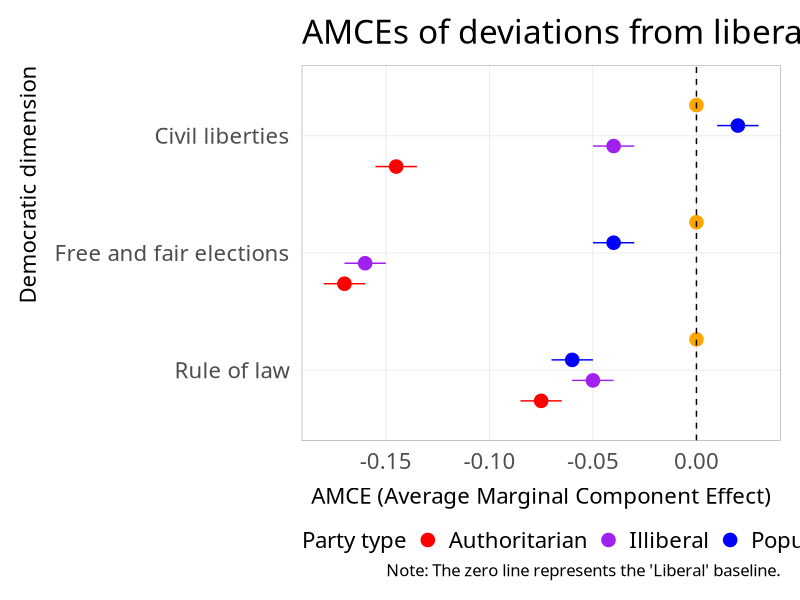
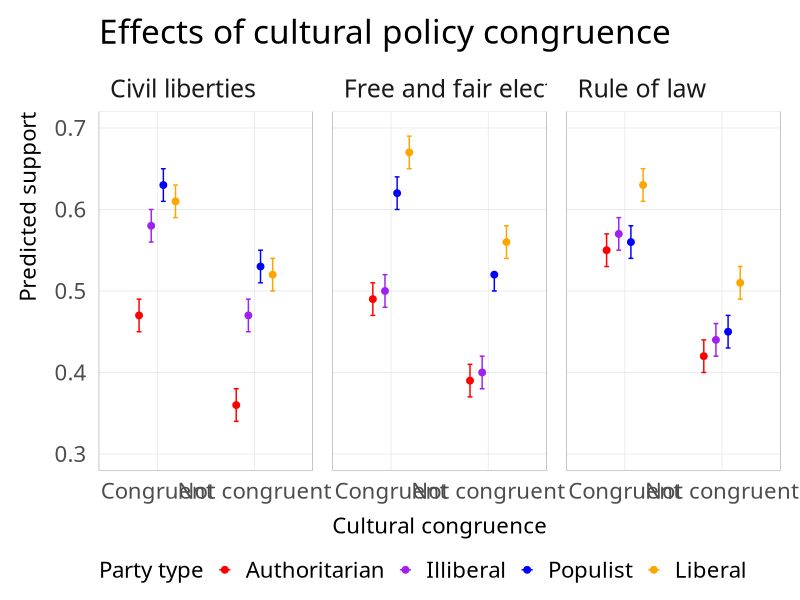
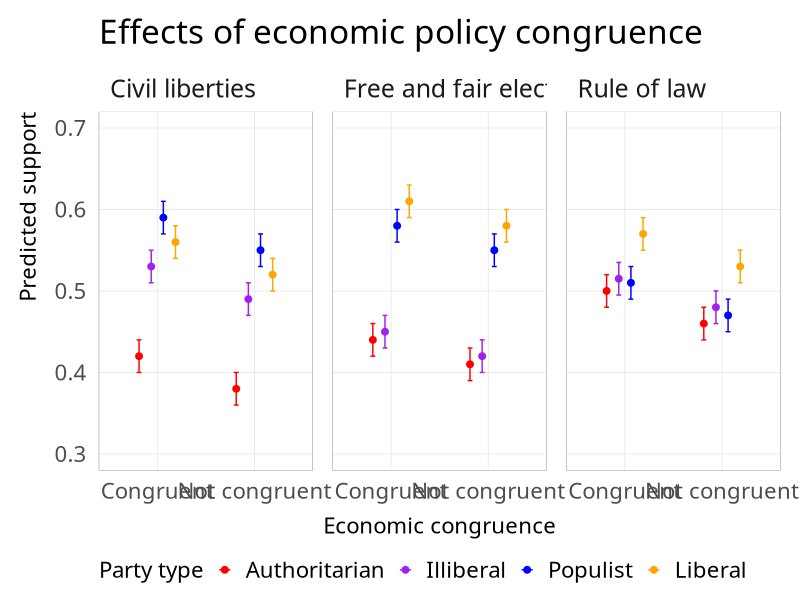

Recreate these plots in R, in order.
## ---- chunk 1
library(ggplot2)
library(dplyr)
library(tibble)

# Define the custom theme function provided
theme_plots <- function(base_size = 20, base_family = "Jost Regular") {
  theme_bw(base_size, base_family) +
    theme(
      panel.background = element_rect(fill = "#ffffff", colour = NA),
      title = element_text(size = rel(1), family = "Jost Bold", face = "plain"),
      plot.subtitle = element_text(
        size = rel(0.8),
        family = "Jost Regular",
        face = "plain"
      ),
      plot.caption = element_text(
        margin = margin(t = 10),
        size = rel(0.6),
        family = "Jost Light",
        face = "plain"
      ),
      panel.border = element_rect(
        color = "grey50",
        fill = NA,
        linewidth = 0.15
      ),
      panel.spacing = unit(1, "lines"),
      panel.grid.minor = element_blank(),
      panel.grid.major = element_line(linewidth = 0.25, colour = "grey90"),
      axis.line = element_blank(),
      axis.ticks = element_blank(),
      axis.title = element_text(
        size = rel(0.8),
        family = "Jost Medium",
        face = "plain"
      ),
      axis.title.x = element_text(margin = margin(t = 10)),
      axis.title.y = element_text(hjust = 1, margin = margin(r = 10)),
      legend.position = "bottom",
      legend.title = element_text(
        size = rel(0.8),
        vjust = 0.5,
        family = "Jost Medium",
        face = "plain"
      ),
      legend.key.size = unit(0.7, "line"),
      legend.key = element_blank(),
      legend.spacing = unit(0.1, "lines"),
      legend.justification = "left",
      legend.margin = margin(t = -5, b = 0, l = 0, r = 0),
      strip.text = element_text(
        size = rel(0.9),
        hjust = 0,
        family = "Jost Regular",
        face = "plain"
      ),
      strip.background = element_rect(fill = "white", colour = NA),
      plot.margin = unit(c(0.5, 0.5, 0.5, 0.5), "cm")
    )
}


# Original data for violations
figure1_violations_data <- tribble(
  ~dimension                , ~party_type     , ~amce  , ~lower_ci , ~upper_ci ,
  "Civil liberties"         , "Populist"      ,  0.02  ,  0.01     ,  0.03     ,
  "Civil liberties"         , "Illiberal"     , -0.04  , -0.05     , -0.03     ,
  "Civil liberties"         , "Authoritarian" , -0.145 , -0.155    , -0.135    ,
  "Rule of law"             , "Populist"      , -0.06  , -0.07     , -0.05     ,
  "Rule of law"             , "Illiberal"     , -0.05  , -0.06     , -0.04     ,
  "Rule of law"             , "Authoritarian" , -0.075 , -0.085    , -0.065    ,
  "Free and fair elections" , "Populist"      , -0.04  , -0.05     , -0.03     ,
  "Free and fair elections" , "Illiberal"     , -0.16  , -0.17     , -0.15     ,
  "Free and fair elections" , "Authoritarian" , -0.17  , -0.18     , -0.16
)

# Add the 'Liberal' baseline data for plotting
# The AMCE and confidence intervals are all zero for the baseline
figure1_liberal_baseline <- tribble(
  ~dimension                , ~party_type , ~amce , ~lower_ci , ~upper_ci ,
  "Civil liberties"         , "Liberal"   ,     0 ,         0 ,         0 ,
  "Rule of law"             , "Liberal"   ,     0 ,         0 ,         0 ,
  "Free and fair elections" , "Liberal"   ,     0 ,         0 ,         0
)

# Combine the datasets
plot_data <- bind_rows(figure1_violations_data, figure1_liberal_baseline)

# Define the custom color palette as a named vector
party_colors <- c(
  "Authoritarian" = "red",
  "Illiberal" = "purple",
  "Populist" = "blue",
  "Liberal" = "orange"
)

# To ensure a logical order in the plot, convert 'party_type' to a factor
plot_data$party_type <- factor(
  plot_data$party_type,
  levels = c("Authoritarian", "Illiberal", "Populist", "Liberal")
)


# Create the final plot
amce_plot <- ggplot(
  plot_data,
  aes(
    y = dimension,
    x = amce,
    xmin = lower_ci,
    xmax = upper_ci,
    color = party_type
  )
) +
  # Add the points and error bars, dodged by party type
  geom_pointrange(position = position_dodge(width = 0.7), size = 0.9) +
  # Add a vertical line at zero for the baseline
  geom_vline(xintercept = 0, linetype = "dashed", color = "black") +
  # Apply the custom color scale
  scale_color_manual(values = party_colors) +
  # Apply the custom theme
  theme_plots() +
  # Set labels and titles
  labs(
    title = "AMCEs of deviations from liberal democracy",
    y = "Democratic dimension",
    x = "AMCE (Average Marginal Component Effect)",
    color = "Party type",
    caption = "Note: The zero line represents the 'Liberal' baseline."
  ) +
  # Reverse the y-axis to match the original paper's order
  scale_y_discrete(limits = rev)

# Print the plot
print(amce_plot)
## ---- chunk 2

library(ggplot2)
library(dplyr)

theme_plots <- function(base_size = 20, base_family = "Jost Regular") {
  theme_bw(base_size, base_family) +
    theme(
      panel.background = element_rect(fill = "#ffffff", colour = NA),
      title = element_text(size = rel(1), family = "Jost Bold", face = "plain"),
      plot.subtitle = element_text(
        size = rel(0.8),
        family = "Jost Regular",
        face = "plain"
      ),
      plot.caption = element_text(
        margin = margin(t = 10),
        size = rel(0.6),
        family = "Jost Light",
        face = "plain"
      ),
      panel.border = element_rect(
        color = "grey50",
        fill = NA,
        linewidth = 0.15
      ),
      panel.spacing = unit(1, "lines"),
      panel.grid.minor = element_blank(),
      panel.grid.major = element_line(linewidth = 0.25, colour = "grey90"),
      axis.line = element_blank(),
      axis.ticks = element_blank(),
      axis.title = element_text(
        size = rel(0.8),
        family = "Jost Medium",
        face = "plain"
      ),
      axis.title.x = element_text(margin = margin(t = 10)),
      axis.title.y = element_text(hjust = 1, margin = margin(r = 10)),
      legend.position = "bottom",
      legend.title = element_text(
        size = rel(0.8),
        vjust = 0.5,
        family = "Jost Medium",
        face = "plain"
      ),
      legend.key.size = unit(0.7, "line"),
      legend.key = element_blank(),
      legend.spacing = unit(0.1, "lines"),
      legend.justification = "left",
      legend.margin = margin(t = -5, b = 0, l = 0, r = 0),
      strip.text = element_text(
        size = rel(0.9),
        hjust = 0,
        family = "Jost Regular",
        face = "plain"
      ),
      strip.background = element_rect(fill = "white", colour = NA),
      plot.margin = unit(c(0.5, 0.5, 0.5, 0.5), "cm")
    )
}

party_colors <- c(
  "Authoritarian" = "red",
  "Illiberal" = "purple",
  "Populist" = "blue",
  "Liberal" = "orange"
)

figure2_data <- tribble(
  ~dimension                , ~congruence     , ~party_type     , ~predicted_support , ~lower_ci , ~upper_ci ,
  # Data for Civil Liberties
  "Civil liberties"         , "Not congruent" , "Populist"      , 0.53               , 0.51      , 0.55      ,
  "Civil liberties"         , "Not congruent" , "Illiberal"     , 0.47               , 0.45      , 0.49      ,
  "Civil liberties"         , "Not congruent" , "Authoritarian" , 0.36               , 0.34      , 0.38      ,
  "Civil liberties"         , "Not congruent" , "Liberal"       , 0.52               , 0.50      , 0.54      ,
  "Civil liberties"         , "Congruent"     , "Populist"      , 0.63               , 0.61      , 0.65      ,
  "Civil liberties"         , "Congruent"     , "Illiberal"     , 0.58               , 0.56      , 0.60      ,
  "Civil liberties"         , "Congruent"     , "Authoritarian" , 0.47               , 0.45      , 0.49      ,
  "Civil liberties"         , "Congruent"     , "Liberal"       , 0.61               , 0.59      , 0.63      ,

  # Data for Rule of Law
  "Rule of law"             , "Not congruent" , "Populist"      , 0.45               , 0.43      , 0.47      ,
  "Rule of law"             , "Not congruent" , "Illiberal"     , 0.44               , 0.42      , 0.46      ,
  "Rule of law"             , "Not congruent" , "Authoritarian" , 0.42               , 0.40      , 0.44      ,
  "Rule of law"             , "Not congruent" , "Liberal"       , 0.51               , 0.49      , 0.53      ,
  "Rule of law"             , "Congruent"     , "Populist"      , 0.56               , 0.54      , 0.58      ,
  "Rule of law"             , "Congruent"     , "Illiberal"     , 0.57               , 0.55      , 0.59      ,
  "Rule of law"             , "Congruent"     , "Authoritarian" , 0.55               , 0.53      , 0.57      ,
  "Rule of law"             , "Congruent"     , "Liberal"       , 0.63               , 0.61      , 0.65      ,

  # Data for Elections
  "Free and fair elections" , "Not congruent" , "Populist"      , 0.52               , 0.50      , 0.52      ,
  "Free and fair elections" , "Not congruent" , "Illiberal"     , 0.40               , 0.38      , 0.42      ,
  "Free and fair elections" , "Not congruent" , "Authoritarian" , 0.39               , 0.37      , 0.41      ,
  "Free and fair elections" , "Not congruent" , "Liberal"       , 0.56               , 0.54      , 0.58      ,
  "Free and fair elections" , "Congruent"     , "Populist"      , 0.62               , 0.60      , 0.64      ,
  "Free and fair elections" , "Congruent"     , "Illiberal"     , 0.50               , 0.48      , 0.52      ,
  "Free and fair elections" , "Congruent"     , "Authoritarian" , 0.49               , 0.47      , 0.51      ,
  "Free and fair elections" , "Congruent"     , "Liberal"       , 0.67               , 0.65      , 0.69
)

figure2_data$party_type <- factor(
  figure2_data$party_type,
  levels = c("Authoritarian", "Illiberal", "Populist", "Liberal")
)

cultural_plot <- ggplot(
  figure2_data,
  aes(x = congruence, y = predicted_support, color = party_type)
) +
  geom_point(position = position_dodge(width = 0.5), size = 2) +
  geom_errorbar(
    aes(ymin = lower_ci, ymax = upper_ci),
    width = 0.2,
    position = position_dodge(width = 0.5)
  ) +
  facet_wrap(~dimension, ncol = 3) +
  scale_color_manual(values = party_colors) +
  labs(
    title = "Effects of cultural policy congruence",
    x = "Cultural congruence",
    y = "Predicted support",
    color = "Party type"
  ) +
  theme_plots() +
  coord_cartesian(ylim = c(0.3, 0.7))

print(cultural_plot)
## ---- chunk 3

library(ggplot2)
library(dplyr)

theme_plots <- function(base_size = 20, base_family = "Jost Regular") {
  theme_bw(base_size, base_family) +
    theme(
      panel.background = element_rect(fill = "#ffffff", colour = NA),
      title = element_text(size = rel(1), family = "Jost Bold", face = "plain"),
      plot.subtitle = element_text(
        size = rel(0.8),
        family = "Jost Regular",
        face = "plain"
      ),
      plot.caption = element_text(
        margin = margin(t = 10),
        size = rel(0.6),
        family = "Jost Light",
        face = "plain"
      ),
      panel.border = element_rect(
        color = "grey50",
        fill = NA,
        linewidth = 0.15
      ),
      panel.spacing = unit(1, "lines"),
      panel.grid.minor = element_blank(),
      panel.grid.major = element_line(linewidth = 0.25, colour = "grey90"),
      axis.line = element_blank(),
      axis.ticks = element_blank(),
      axis.title = element_text(
        size = rel(0.8),
        family = "Jost Medium",
        face = "plain"
      ),
      axis.title.x = element_text(margin = margin(t = 10)),
      axis.title.y = element_text(hjust = 1, margin = margin(r = 10)),
      legend.position = "bottom",
      legend.title = element_text(
        size = rel(0.8),
        vjust = 0.5,
        family = "Jost Medium",
        face = "plain"
      ),
      legend.key.size = unit(0.7, "line"),
      legend.key = element_blank(),
      legend.spacing = unit(0.1, "lines"),
      legend.justification = "left",
      legend.margin = margin(t = -5, b = 0, l = 0, r = 0),
      strip.text = element_text(
        size = rel(0.9),
        hjust = 0,
        family = "Jost Regular",
        face = "plain"
      ),
      strip.background = element_rect(fill = "white", colour = NA),
      plot.margin = unit(c(0.5, 0.5, 0.5, 0.5), "cm")
    )
}

figure3_data <- tribble(
  ~dimension                , ~congruence     , ~party_type     , ~predicted_support , ~lower_ci , ~upper_ci ,
  # Data for Civil Liberties
  "Civil liberties"         , "Not congruent" , "Populist"      , 0.55               , 0.53      , 0.57      ,
  "Civil liberties"         , "Not congruent" , "Illiberal"     , 0.49               , 0.47      , 0.51      ,
  "Civil liberties"         , "Not congruent" , "Authoritarian" , 0.38               , 0.36      , 0.40      ,
  "Civil liberties"         , "Not congruent" , "Liberal"       , 0.52               , 0.50      , 0.54      ,
  "Civil liberties"         , "Congruent"     , "Populist"      , 0.59               , 0.57      , 0.61      ,
  "Civil liberties"         , "Congruent"     , "Illiberal"     , 0.53               , 0.51      , 0.55      ,
  "Civil liberties"         , "Congruent"     , "Authoritarian" , 0.42               , 0.40      , 0.44      ,
  "Civil liberties"         , "Congruent"     , "Liberal"       , 0.56               , 0.54      , 0.58      ,

  # Data for Rule of Law
  "Rule of law"             , "Not congruent" , "Populist"      , 0.47               , 0.45      , 0.49      ,
  "Rule of law"             , "Not congruent" , "Illiberal"     , 0.48               , 0.46      , 0.50      ,
  "Rule of law"             , "Not congruent" , "Authoritarian" , 0.46               , 0.44      , 0.48      ,
  "Rule of law"             , "Not congruent" , "Liberal"       , 0.53               , 0.51      , 0.55      ,
  "Rule of law"             , "Congruent"     , "Populist"      , 0.51               , 0.49      , 0.53      ,
  "Rule of law"             , "Congruent"     , "Illiberal"     , 0.515              , 0.495     , 0.535     ,
  "Rule of law"             , "Congruent"     , "Authoritarian" , 0.50               , 0.48      , 0.52      ,
  "Rule of law"             , "Congruent"     , "Liberal"       , 0.57               , 0.55      , 0.59      ,

  # Data for Elections
  "Free and fair elections" , "Not congruent" , "Populist"      , 0.55               , 0.53      , 0.57      ,
  "Free and fair elections" , "Not congruent" , "Illiberal"     , 0.42               , 0.40      , 0.44      ,
  "Free and fair elections" , "Not congruent" , "Authoritarian" , 0.41               , 0.39      , 0.43      ,
  "Free and fair elections" , "Not congruent" , "Liberal"       , 0.58               , 0.56      , 0.60      ,
  "Free and fair elections" , "Congruent"     , "Populist"      , 0.58               , 0.56      , 0.60      ,
  "Free and fair elections" , "Congruent"     , "Illiberal"     , 0.45               , 0.43      , 0.47      ,
  "Free and fair elections" , "Congruent"     , "Authoritarian" , 0.44               , 0.42      , 0.46      ,
  "Free and fair elections" , "Congruent"     , "Liberal"       , 0.61               , 0.59      , 0.63
)

party_colors <- c(
  "Authoritarian" = "red",
  "Illiberal" = "purple",
  "Populist" = "blue",
  "Liberal" = "orange"
)

figure3_data$party_type <- factor(
  figure3_data$party_type,
  levels = c("Authoritarian", "Illiberal", "Populist", "Liberal")
)

economic_plot <- ggplot(
  figure3_data,
  aes(x = congruence, y = predicted_support, color = party_type)
) +
  geom_point(position = position_dodge(width = 0.5), size = 2) +
  geom_errorbar(
    aes(ymin = lower_ci, ymax = upper_ci),
    width = 0.2,
    position = position_dodge(width = 0.5)
  ) +
  facet_wrap(~dimension, ncol = 3) +
  scale_color_manual(values = party_colors) +
  labs(
    title = "Effects of economic policy congruence",
    x = "Economic congruence",
    y = "Predicted support",
    color = "Party type"
  ) +
  theme_plots() +
  coord_cartesian(ylim = c(0.3, 0.7))

print(economic_plot)
